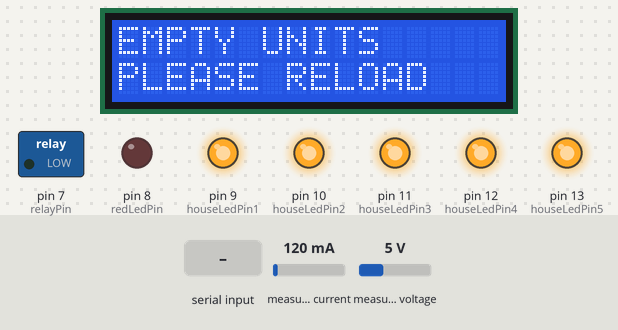
Simulated run of this sketch. Board: Arduino Uno, built with avr-gcc and run on an emulated ATmega328P. Parts: 16×2 character LCD, switched loads named in the sketch (green lamp = pin HIGH), output pins drawn as LEDs (lit = HIGH). Inputs (shaded band) come from the test bench; at power-on: measured current 120 mA, measured voltage 5 V.

Above: at 3.2 s.
3.3 s: "ADD:90\n" received over the second serial link
At 4.6 s:
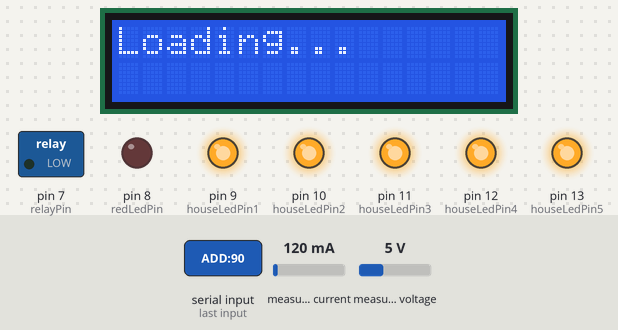
At 6.6 s:
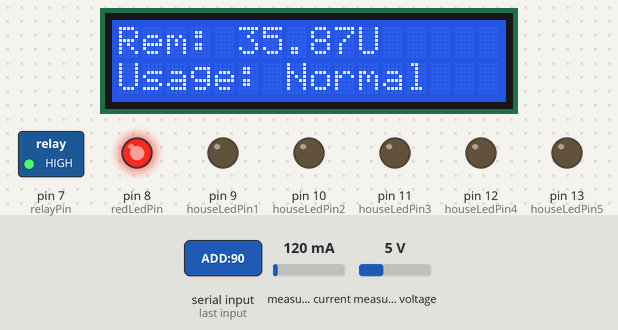
7.6 s: "SWITCH:\n" received over the second serial link
At 9.4 s:
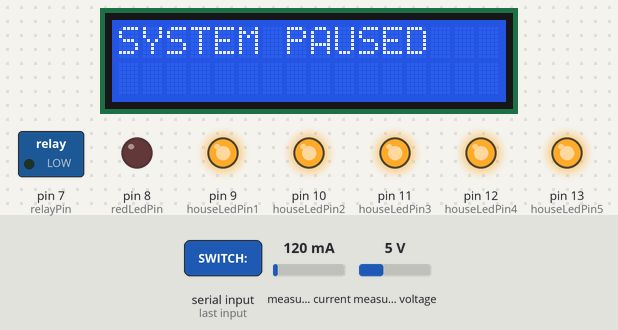
Timing chart, 0 to 10.9 s (numbered marks = the images above; inputs shaded):
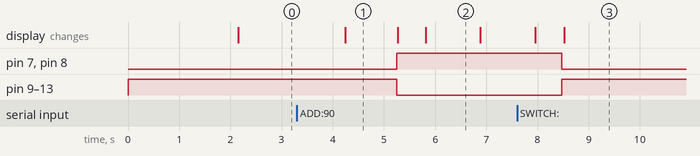

Measured:
- after the input at 3.3 s, pin 7 (relayPin), pin 8 (redLedPin): LOW → HIGH after 2.0 s; pin 9 (houseLedPin1), pin 10 (houseLedPin2), pin 11 (houseLedPin3), pin 12 (houseLedPin4), pin 13 (houseLedPin5): HIGH → LOW after 2.0 s; the display: changes after 0.94 s (image 1)
- after the input at 7.6 s, pin 7 (relayPin), pin 8 (redLedPin): HIGH → LOW after 0.87 s; pin 9 (houseLedPin1), pin 10 (houseLedPin2), pin 11 (houseLedPin3), pin 12 (houseLedPin4), pin 13 (houseLedPin5): LOW → HIGH after 0.87 s; the display: first differs from a run without the input after 0.92 s (image 3)
- what the display in image 1 shows lasts 1.1 s, from 4.2 s to 5.3 s
- what the display in image 2 shows lasts 1.1 s, from 5.8 s to 6.9 s

The sketch:

Arduino.ino
```cpp
// ==========================================
//      ARDUINO UNO (SMART PREPAID METER)
//      File: Arduino_Meter.ino
// ==========================================
#include <SoftwareSerial.h>
#include <Wire.h>
#include <LiquidCrystal_I2C.h>
#include <Adafruit_INA219.h>

// --- PINS ---
SoftwareSerial espSerial(2, 3); // RX=2, TX=3
LiquidCrystal_I2C lcd(0x27, 16, 2);

const int houseLedPin1 = 9;
const int houseLedPin2 = 10;
const int houseLedPin3 = 11;
const int houseLedPin4 = 12;
const int houseLedPin5 = 13;
const int redLedPin = 8;
const int relayPin = 7;

// --- SENSOR OBJECT ---
Adafruit_INA219 ina219;

// --- TIMING, STATE, AND SCALING VARIABLES ---
double balance = 0.0;        // System starts with zero balance
float accumulatedWh = 0.0;
long previousMillis = 0;
const float DEDUCTION_SCALAR = 10000.0;
bool isAppOn = true;         // Tracks the state of the Blynk Switch

// --- THRESHOLDS ---
const float WARNING_LIMIT = 1.0;

void setup() {
  Serial.begin(9600);
  espSerial.begin(9600);

  pinMode(houseLedPin1, OUTPUT);
  pinMode(houseLedPin2, OUTPUT);
  pinMode(houseLedPin3, OUTPUT);
  pinMode(houseLedPin4, OUTPUT);
  pinMode(houseLedPin5, OUTPUT);
  pinMode(relayPin, OUTPUT);
  pinMode(redLedPin, OUTPUT);

  // --- INA219 Setup ---
  if (!ina219.begin()) {
    lcd.clear(); lcd.print("INA219 Error");
    while (1) { delay(10); }
  }

  previousMillis = millis();

  // Initial state (Inverted Logic: HIGH = OFF, LOW = ON)
  digitalWrite(relayPin, LOW);
  digitalWrite(houseLedPin1, HIGH);
  digitalWrite(houseLedPin2, HIGH);
  digitalWrite(houseLedPin3, HIGH);
  digitalWrite(houseLedPin4, HIGH);
  digitalWrite(houseLedPin5, HIGH);
  digitalWrite(redLedPin, LOW); // Red LED ON (Warning State)

  lcd.init();
  lcd.backlight();
  lcd.setCursor(0,0);
  lcd.print("Smart Meter");
  lcd.setCursor(0,1);
  lcd.print("System Ready");
  delay(2000);
}

void loop() {
  // --- TIMING CALCULATION ---
  long currentMillis = millis();
  long deltaTime = currentMillis - previousMillis;
  previousMillis = currentMillis;

  // 1. CHECK STATUS
  bool systemActive = isAppOn && (balance > 0);

  // --- READ SENSOR DATA ---
  float voltage = ina219.getBusVoltage_V();
  float current = ina219.getCurrent_mA() / 1000.0;
  float power = ina219.getPower_mW() / 1000.0;

  float remainingPesos = balance * 2.5;

  if (systemActive) {
    digitalWrite(relayPin, HIGH);

    // --- CALCULATE DEDUCTION ---
    float deduction = (power * deltaTime) / DEDUCTION_SCALAR;
    float currentWh = (power * deltaTime) / 3600000.0;
    accumulatedWh += currentWh;
    balance = balance - deduction;

    // --- TURN ON LEDS (Inverted Logic: LOW = ON) ---
    digitalWrite(houseLedPin1, LOW);
    digitalWrite(houseLedPin2, LOW);
    digitalWrite(houseLedPin3, LOW);
    digitalWrite(houseLedPin4, LOW);
    digitalWrite(houseLedPin5, LOW);

    // --- WARNING LOGIC ---
    if (balance <= WARNING_LIMIT) {
        lcd.setCursor(0, 1); lcd.print("Balance LOW!    ");
        for(int i = 0; i < 2; i++){
            digitalWrite(redLedPin, LOW); delay(200);
            digitalWrite(redLedPin, HIGH); delay(200);
        }
    } else {
       digitalWrite(redLedPin, HIGH);
       lcd.setCursor(0, 1); lcd.print("Usage: Normal   ");
       delay(500);
    }

    lcd.setCursor(0, 0); lcd.print("Rem: "); lcd.print(balance); lcd.print("U");

    // --- SEND DATA TO ESP32 ---
    espSerial.print(voltage); espSerial.print(",");
    espSerial.print(current); espSerial.print(",");
    espSerial.print(accumulatedWh); espSerial.print(",");
    espSerial.print(balance); espSerial.print(",");
    espSerial.print(remainingPesos); espSerial.print(",");
    espSerial.println(power);

    // Pause to allow Arduino to listen for commands
    delay(500);

  } else {
    // --- STOPPED STATE ---
    digitalWrite(relayPin, LOW);
    digitalWrite(houseLedPin1, HIGH);
    digitalWrite(houseLedPin2, HIGH);
    digitalWrite(houseLedPin3, HIGH);
    digitalWrite(houseLedPin4, HIGH);
    digitalWrite(houseLedPin5, HIGH);
    digitalWrite(redLedPin, LOW);

    // Send 0s to ESP32
    espSerial.print(voltage); espSerial.print(",");
    espSerial.print(0.0); espSerial.print(",");
    espSerial.print(accumulatedWh); espSerial.print(",");
    espSerial.print(0.0); espSerial.print(",");
    espSerial.print(0.0); espSerial.print(",");
    espSerial.println(0.0);

    lcd.clear();
    if (balance <= 0) {
      lcd.setCursor(0, 0); lcd.print("EMPTY UNITS");
      lcd.setCursor(0, 1); lcd.print("PLEASE RELOAD");
    } else {
      lcd.setCursor(0, 0); lcd.print("SYSTEM PAUSED");
    }

    // Pause to allow Arduino to listen for commands
    delay(1000);
  }

  // --- 3. LISTEN FOR COMMANDS ---
  while (espSerial.available() > 0) {
    delay(10);
    String command = espSerial.readStringUntil('\n');
    command.trim();

    if (command.startsWith("ADD:")) {
       float moneyInput = command.substring(4).toFloat();
       if (moneyInput > 0) {
         balance += (moneyInput * 0.4);
         lcd.clear(); lcd.print("Loading..."); delay(1000);
       }
    }
    else if (command.startsWith("SWITCH:")) {
       if (command.indexOf("1") > 0) {
           isAppOn = true;
       } else {
           isAppOn = false;
       }
    }
  }
}
```
